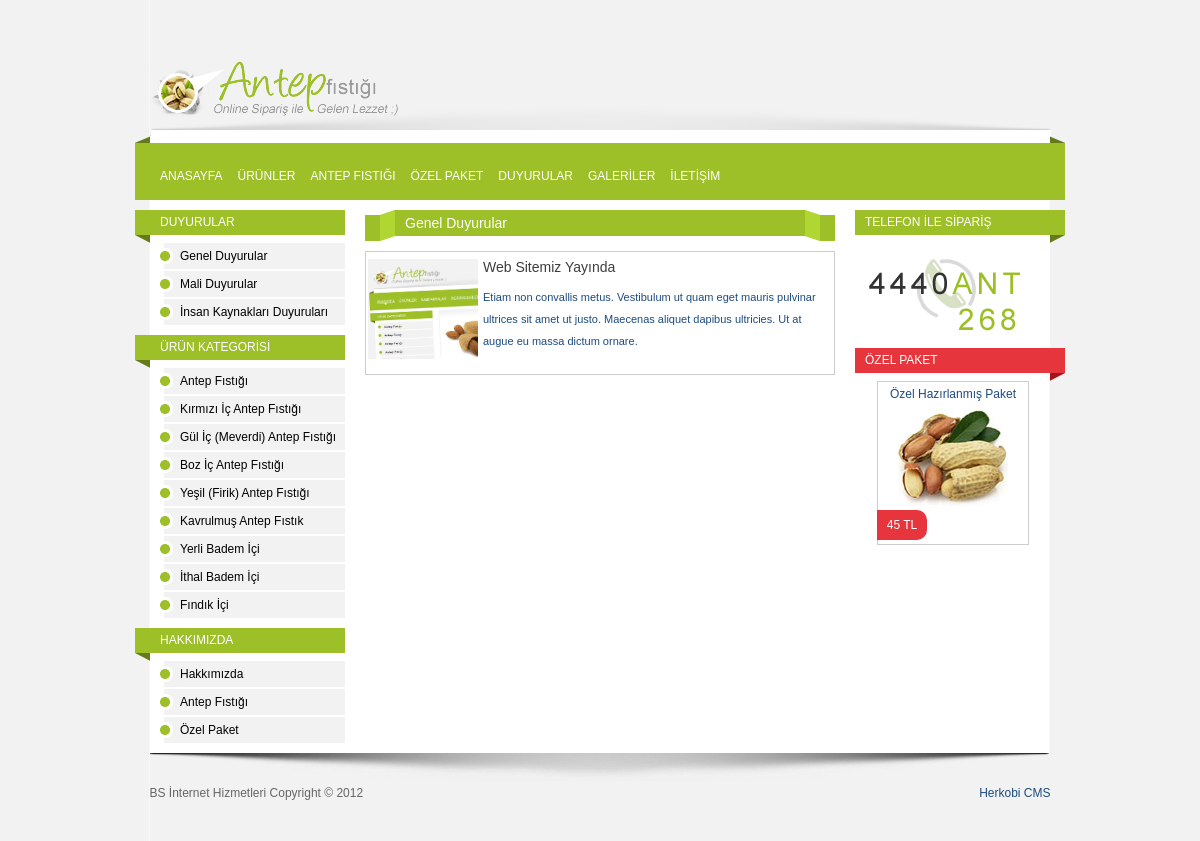
Page /posts.php?id=1 on the committed database.
### tables this page shows
CREATE TABLE IF NOT EXISTS `posts` (
  `id` int(11) NOT NULL AUTO_INCREMENT,
  `cid` int(11) NOT NULL,
  `level` int(11) NOT NULL,
  `slug` text NOT NULL,
  `post` text NOT NULL,
  `summary` text NOT NULL,
  `content` text NOT NULL,
  `image` text NOT NULL,
  `gallery` int(11) NOT NULL,
  `title` text NOT NULL,
  `metadesc` text NOT NULL,
  `metatags` text NOT NULL,
  `date` date NOT NULL,
  PRIMARY KEY (`id`)
);

CREATE TABLE IF NOT EXISTS `postcategories` (
  `id` int(11) NOT NULL AUTO_INCREMENT,
  `mid` int(11) NOT NULL,
  `level` int(11) NOT NULL,
  `slug` text NOT NULL,
  `category` varchar(255) NOT NULL,
  `description` text NOT NULL,
  PRIMARY KEY (`id`)
);

CREATE TABLE IF NOT EXISTS `productcategories` (
  `id` int(11) NOT NULL AUTO_INCREMENT,
  `mid` int(11) NOT NULL,
  `level` int(11) NOT NULL,
  `slug` text NOT NULL,
  `category` text NOT NULL,
  `description` text NOT NULL,
  `image` text NOT NULL,
  `front` varchar(1) NOT NULL,
  UNIQUE KEY `id` (`id`)
);

CREATE TABLE IF NOT EXISTS `pages` (
  `id` int(11) NOT NULL AUTO_INCREMENT,
  `mid` text NOT NULL,
  `level` int(11) NOT NULL,
  `slug` text NOT NULL,
  `page` text NOT NULL,
  `summary` text NOT NULL,
  `content` text NOT NULL,
  `image` text NOT NULL,
  `gallery` int(11) NOT NULL,
  `title` text NOT NULL,
  `metadesc` text NOT NULL,
  `metatags` text NOT NULL,
  `date` date NOT NULL,
  PRIMARY KEY (`id`)
);

CREATE TABLE IF NOT EXISTS `info` (
  `id` int(11) NOT NULL AUTO_INCREMENT,
  `name` text NOT NULL,
  `fullname` text NOT NULL,
  `slogan` text NOT NULL,
  `address` text NOT NULL,
  `county` text NOT NULL,
  `city` text NOT NULL,
  `taxoffice` text NOT NULL,
  `taxnumber` varchar(64) NOT NULL,
  `phone` varchar(64) NOT NULL,
  `phoneother` varchar(64) NOT NULL,
  `fax` varchar(64) NOT NULL,
  `gsm` varchar(64) NOT NULL,
  `mail` varchar(225) NOT NULL,
  PRIMARY KEY (`id`)
);

### inc/rain.tpl.class.php (called while the page is built, shortened)
<?php
class RainTPL{
		static $tpl_dir = "tpl/";
		static $cache_dir = "tmp/";
		public $var = array();
		protected $tpl = array(),
				  $cache = false,
                  $cache_id = null;
                protected static $config_name_sum = array();
	function assign( $variable, $value = null ){
		if( is_array( $variable ) )
			$this->var += $variable;
		else
			$this->var[ $variable ] = $value;
	}
	function draw( $tpl_name, $return_string = false ){
        if( !$this->cache && !$return_string ){
            extract( $this->var );
            include $this->tpl['compiled_filename'];
            unset( $this->tpl );
        }
        else{
                extract( $this->var );
                include $this->tpl['compiled_filename'];
                $raintpl_contents = ob_get_clean();
            if( $return_string ) return $raintpl_contents; else echo $raintpl_contents;
        }
	}
	static function configure( $setting, $value = null ){
		if( is_array( $setting ) )
			foreach( $setting as $key => $value )
				self::configure( $key, $value );
		else if( property_exists( __CLASS__, $setting ) ){
            self::$config_name_sum[ $setting ] = $value;
        }
	}
	protected function check_template( $tpl_name ){
		if( !isset($this->tpl['checked']) ){
			$tpl_basename                       = basename( $tpl_name );
			$tpl_basedir                        = strpos($tpl_name,"/") ? dirname($tpl_name) . '/' : null;
			$tpl_dir                            = self::$tpl_dir . $tpl_basedir;
			$temp_compiled_filename             = self::$cache_dir . $tpl_basename . "." . md5( $tpl_dir . serialize(self::$config_name_sum));
			$this->tpl['compiled_filename']     = $temp_compiled_filename . '.rtpl.php';
			$this->tpl['checked'] = true;
		}
	}
}

### info.php (called while the page is built, shortened)
<?php
	$db->query("SET NAMES 'UTF8'");
	$sql = "SELECT * FROM info";
	$sth = $db->prepare($sql);
	$sth->execute();
	$result = $sth->fetchAll();
?>

### functions/posts-functions.php (called while the page is built, shortened)
<?php
	$sql = "SELECT id, category FROM postcategories WHERE mid = 0 ORDER BY id ASC";
	$sth = $db->prepare($sql);
	$sth->execute();
	$result = $sth->fetchAll();
?>

### static.php (called while the page is built, shortened)
<?php
	include "functions/page-functions.php";
	include "functions/posts-functions.php";
	include "functions/products-functions.php";
?>

### functions/products-functions.php (called while the page is built, shortened)
<?php
	$sql = "SELECT id, category, image FROM productcategories WHERE mid = 0 ORDER BY id ASC";
	$sth = $db->prepare($sql);
	$sth->execute();
	$result = $sth->fetchAll();
?>

### functions/page-functions.php (called while the page is built, shortened)
<?php
	$sql = "SELECT id, mid, page FROM pages WHERE mid = 0 ORDER BY id ASC";
	$sth = $db->prepare($sql);
	$sth->execute();
	$result = $sth->fetchAll();
?>

### cache/posts.ae5475635b57b8f850144bfbed8b3fb3.rtpl.php (the view, shortened to what this page needs)
<?php if(!class_exists('raintpl')){exit;}?><!DOCTYPE html>
<html class="no-js">
    <head>
        <link type="text/css" rel="stylesheet" href="tpl/styles/style.css" />
    </head>
    <body>
        <div id="wrapper">
            <header id="masthead">
                <a href="index.php" id="logo"><img src="tpl/images/logo.png" alt="Antep Fıstığı" width="249" height="56" /></a>
            </header>
            <nav id="main-nav">
                <ul class="group">
                    <li><a href="index.php">ANASAYFA</a></li>
                    <li><a href="products.php">ÜRÜNLER</a></li>
                    <li><a href="page.php?id=2">ANTEP FISTIĞI</a></li>
                    <li><a href="page.php?id=10">ÖZEL PAKET</a></li>
					<li><a href="posts.php">DUYURULAR</a></li>
					<li><a href="galleries.php">GALERİLER</a></li>
                    <li><a href="contact.php">İLETİŞİM</a></li>
                </ul>
            </nav>
            <section id="content">
                <div id="posts">
                    <article class="group">
                        <?php if ($_GET) { ?>
						<h3><?php echo $category_name;?></h3>
						<?php } else { ?>
						<h3>DUYURULAR</h3>
						<?php } ?>
						<?php $counter1=-1; if( isset($posts) && is_array($posts) && sizeof($posts) ) foreach( $posts as $key1 => $value1 ){ $counter1++; ?>
                        <div class="post">
                            <img src="<?php echo $value1["image"];?>" height="100px" alt="<?php echo $value1["post"];?>" title="<?php echo $value1["post"];?>" />
							<h2><a href="post.php?id=<?php echo $value1["id"];?>" title="<?php echo $value1["post"];?>"><?php echo $value1["post"];?></a></h2>
							<div class="summary"><?php echo $value1["summary"];?></div>
                        </div>
						<?php } ?>
                    </article>
                </div>
                <aside id="product-sidebar">
                    <section class="box">
                        <h3 class="right">TELEFON İLE SİPARİŞ</h3>
                        <img src="tpl/images/telefon.png" />
                    </section>
					<section class="box red group">
                        <h3>ÖZEL PAKET</h3>
                        <p class="product">
                            <a href="page.php?id=10" title="Özel Hazırlanmış Paket">Özel Hazırlanmış Paket</a>
                            <img src="tpl/images/fistik.jpg" />
							<span class="price">45 TL</span>
                        </p>
                    </section>
                </aside>
            </section>
            <aside id="sidebar">
                <section class="box">
                    <h3 class="left">DUYURULAR</h3>
                    <ul class="nav">
						<?php $counter1=-1; if( isset($postcategories) && is_array($postcategories) && sizeof($postcategories) ) foreach( $postcategories as $key1 => $value1 ){ $counter1++; ?>
                        <li><a href="posts.php?id=<?php echo $value1["id"];?>"><?php echo $value1["category"];?></a></li>
						<?php } ?>
                    </ul>
                </section>
                <section class="box">
                    <h3 class="left">ÜRÜN KATEGORİSİ</h3>
                    <ul class="nav">
						<?php $counter1=-1; if( isset($productcategories) && is_array($productcategories) && sizeof($productcategories) ) foreach( $productcategories as $key1 => $value1 ){ $counter1++; ?>
                        <li><a href="products.php?id=<?php echo $value1["id"];?>"><?php echo $value1["category"];?></a></li>
						<?php } ?>
                    </ul>
                </section>
                <section class="box">
                    <h3 class="left">HAKKIMIZDA</h3>
                    <ul class="nav">
                        <?php $counter1=-1; if( isset($pages) && is_array($pages) && sizeof($pages) ) foreach( $pages as $key1 => $value1 ){ $counter1++; ?>
						<li><a href="page.php?id=<?php echo $value1["id"];?>"><?php echo $value1["page"];?></a></li>
						<?php } ?>
                    </ul>
                </section>
            </aside>
        </div>
        <footer id="mastfoot" class="group">
            <p id="disclaimer"><?php echo $name;?> Copyright &copy; <?php echo date('Y'); ?></p>
            <p id="copyright"><?php echo $footer;?></p>
        </footer>
    </body>
</html>

### tpl/styles/global.css (style rules this page uses)
.group:after { clear: both; content: " "; display: block; font-size: 0; height: 0; visibility: hidden; }
html, body { border:0; height: 100%; margin:0; padding:0; }
h1, h2, h3, h4, h5, h6 { font-weight:normal; margin:0; padding:0; }
p, ul, ol, dl, dt, dd, form, fieldset, input { margin:0; padding:0; }
p, ul, ol { margin-bottom: 10px; font-size: 12px; line-height:20px; }
ul, ol { list-style:none; }
fieldset, img { border:0; }
img { vertical-align: bottom; }
a, a:active { text-decoration:none; color:#1d4b7e; }
article, aside, details, figcaption, figure, footer, header, hgroup, menu, nav, section { display: block; }
menu ol, menu ul, nav ol, nav ul { margin-bottom: 0; }

### tpl/styles/common.css (style rules this page uses)
body { background: #f2f2f2; color: #3e3e3e; font: 10px/1.2 sans-serif; }
#wrapper { width: 930px; min-height: 100%; margin: 0 auto -88px; background: url(../images/wrapper.png) center repeat-y; }
#masthead { width: 901px; height: 136px; margin: 0 auto; background: #f2f2f2 url(../images/header.png) bottom center no-repeat; }
#main-nav { height: 64px; margin-bottom: 10px; background: #9dbf28 url(../images/nav.png) top center no-repeat; }
#content { float: right; width: 700px; }
#posts { float: left; width: 470px; }
#product-sidebar { float: right; width: 210px; }
#sidebar { float: left; width: 210px; }
#mastfoot { width: 901px; height: 58px; margin: 0 auto; padding-top: 30px; background: #f2f2f2 url(../images/footer.png) top center no-repeat; color: #666; }
#wrapper, #masthead, #main-nav, #content, #mastfoot { position: relative; }
#wrapper, #mastfoot { margin-right: auto; margin-left: auto; }
#logo { position: absolute; bottom: 19px; left: 0; }
#main-nav ul { position: absolute; top: 30px; left: 25px; }
#main-nav li { float: left; margin-right: 15px; }
#main-nav a { position: relative; display: inline-block; color: #fff; font-size: 12px; line-height: 1; }
.product { position: relative; float: left; width: 146px; margin: 0 0 7px 7px; padding: 2px 2px 30px; border: 1px solid #cdcdcd; font-size: 12px; text-align: center; }
.product img { display: block; margin: 5px auto; }
.product a { margin-bottom: 5px; }
.product .price { position: absolute; bottom: 4px; left: -1px; display: block; width: 50px; height: 30px; background-color: #9dbf27; color: #fff; line-height: 30px; -moz-border-radius: 0 10px 10px 0; -o-border-radius: 0 10px 10px 0; -webkit-border-radius: 0 10px 10px 0; border-radius: 0 10px 10px 0; }
#product-sidebar .product { float: none; margin-left: 22px; }
.red .product .price, .red .product .corner { background-color: #e7353e; }
#posts h3 { width: 470px; height: 31px; margin: 0 0 10px 7px; background: url(../images/product-box-title.png); color: #fff; font-size: 14px; line-height: 26px; text-indent: 40px; }
#posts article { margin: 0 0 20px -7px; }
#posts img { float: left; margin-right:5px; }
#posts h2 { font-size:14px; margin-bottom:5px; padding:5px; }
.post { position: relative; float: left; height:110px; width: 464px; margin: 0 0 7px 7px; padding: 2px 2px 10px; border: 1px solid #cdcdcd; font-size: 12px; text-align: left; }
.post a { text-decoration: none; color: #3E3E3E; }
.post img { display: block; margin: 5px auto; }
.summary { color:#1D4B7E; font-size:11px; font-weight:normal; line-height:22px; padding:0 5px 5px; }
.box h3 { width: 210px; height: 25px; padding-bottom: 8px; background: url(../images/box-title.png) no-repeat; color: #fff; font-size: 10px; line-height: 25px; text-indent: 10px; }
.box h3 { background-color: #9dbf27; font-size: 12px; }
.box h3.left { background-position: 0 25px; text-indent: 25px; }
.box h3.right { background-position: -210px 25px; }
.box.red h3 { background-color: #e7353e; background-position: -420px 25px; }
#sidebar .box { width: 195px; margin-left: 15px; color: #000; }
#sidebar .box h3 { margin-left: -15px; }
.box .nav li { margin: 0 0 2px 10px; padding-left: 20px; background: #f2f2f2 url(../images/bullet.png) center left no-repeat; line-height: 26px; }
.box .nav a { color: #000; }
#disclaimer { float: left; }
#copyright { float: right; }

### rows in the picture
posts: image (picture), post "Web Sitemiz Yayında", summary "Etiam non convallis metus. Vestibulum ut quam eget mauris pulvinar ultrices sit amet ut justo. Maecenas aliquet dapibus ultricies. Ut at augue eu massa dictum ornare."
postcategories: category "Genel Duyurular"
postcategories: category "Mali Duyurular"
postcategories: category "İnsan Kaynakları Duyuruları"
productcategories: category "Antep Fıstığı"
productcategories: category "Kırmızı İç Antep Fıstığı"
productcategories: category "Gül İç (Meverdi) Antep Fıstığı"
productcategories: category "Boz İç Antep Fıstığı"
productcategories: category "Yeşil (Firik) Antep Fıstığı"
productcategories: category "Kavrulmuş Antep Fıstık"
productcategories: category "Yerli Badem İçi"
productcategories: category "İthal Badem İçi"
productcategories: category "Fındık İçi"
pages: page "Hakkımızda"
pages: page "Antep Fıstığı"
pages: page "Özel Paket"
info: name "BS İnternet Hizmetleri"

### other values in the picture
$category_name "Genel Duyurular"
$footer "Herkobi CMS"
